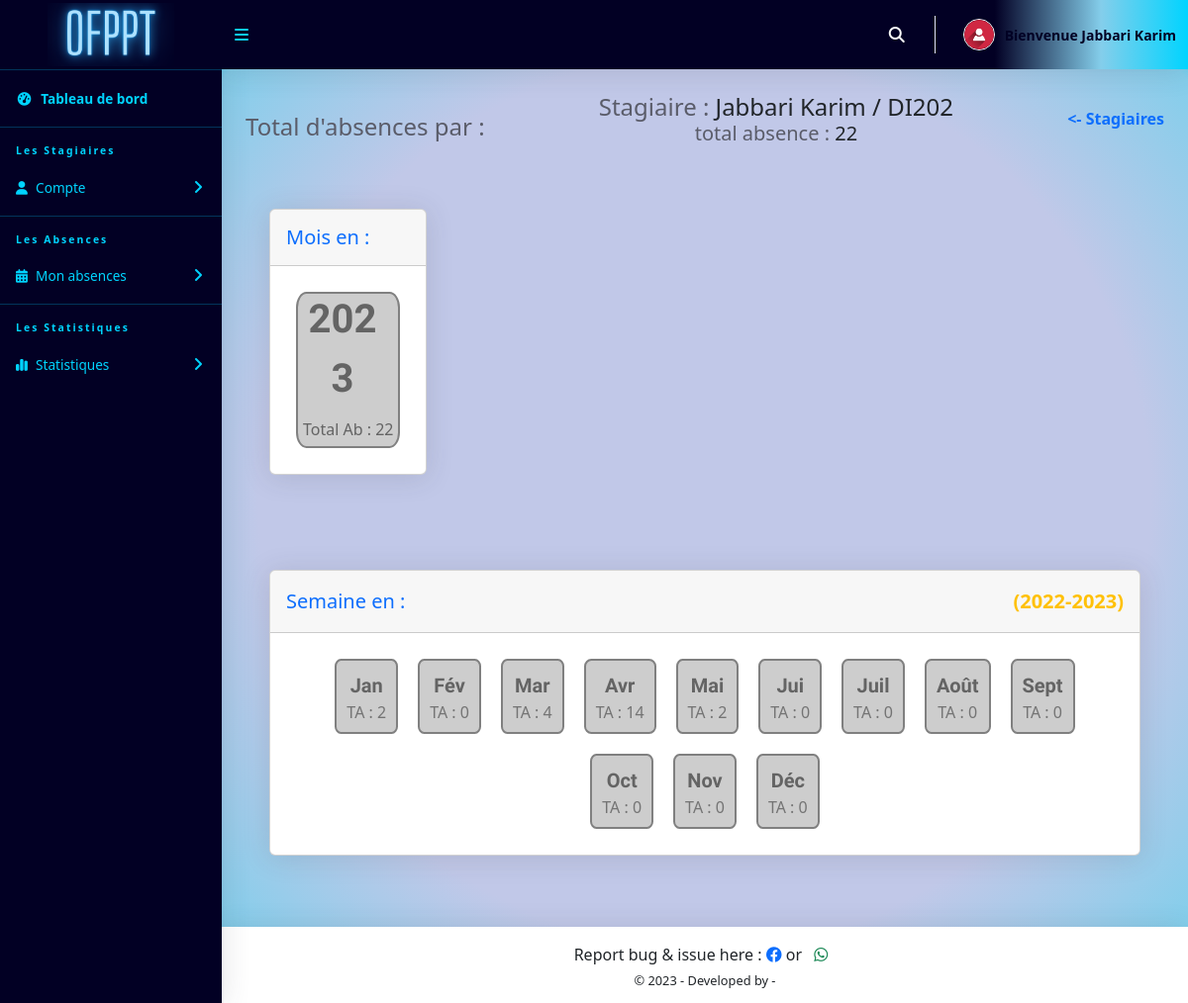
Page /Stagiaire/viewOneStat.php?stg=12345 (signed in) on the committed database.
### tables this page shows
CREATE TABLE `stagiaires` (
  `id_etudiant` bigint(20) NOT NULL,
  `Matricule` int(11) NOT NULL,
  `Nom` varchar(255) NOT NULL,
  `Prenom` varchar(255) NOT NULL,
  `Prenom2` varchar(255) DEFAULT NULL,
  `DatedeNaissance` datetime DEFAULT NULL,
  `Actif` enum('oui','non') NOT NULL,
  `id_g` int(11) NOT NULL,
  `login` varchar(255) DEFAULT NULL,
  `password` varchar(255) DEFAULT NULL,
  PRIMARY KEY (`id_etudiant`),
  KEY `fk2` (`id_g`),
  CONSTRAINT `fk2` FOREIGN KEY (`id_g`) REFERENCES `groupe` (`id_grp`) ON DELETE NO ACTION ON UPDATE NO ACTION
);

CREATE TABLE `groupe` (
  `id_grp` int(11) NOT NULL AUTO_INCREMENT,
  `Nom_grp` varchar(255) NOT NULL,
  `id_fill` int(11) NOT NULL,
  `anne` varchar(255) NOT NULL,
  PRIMARY KEY (`id_grp`),
  KEY `fk1` (`id_fill`),
  CONSTRAINT `fk1` FOREIGN KEY (`id_fill`) REFERENCES `filière` (`id_fill`)
);

### Stagiaire/viewOneStat.php (the view, shortened to what this page needs)
    <?php
    include '../includes/Db_conn.php';
    ?>
    <!DOCTYPE html>
    <html lang="en">
    <head>
    <link href="../vendor/fontawesome-free/css/all.min.css" rel="stylesheet" type="text/css">
    <link href="https://cdn.jsdelivr.net/npm/bootstrap@5.2.3/dist/css/bootstrap.min.css" rel="stylesheet">
    <link rel="stylesheet" href="https://cdnjs.cloudflare.com/ajax/libs/font-awesome/6.1.1/css/all.min.css" />
    <link href="css/ruang-admin.min.css" rel="stylesheet">
    <link rel="stylesheet" href="css/selectStatus.css">
    </head>
<?php
    if(isset($_GET['stg'])){
        $stg = $_SESSION['currentStg'];
        $query2 = $conn->query("SELECT Nom,Prenom,Nom_grp ,count(*) as ta FROM `stagiaires` s INNER JOIN `groupe` g on s.id_g = g.id_grp INNER JOIN `absence` a on s.id_etudiant=a.id_stg WHERE s.id_etudiant = $stg");
        $row = $query2->fetch_assoc();
        $F_Nom = ucfirst($row['Nom']).' '.ucfirst($row['Prenom']);
        $grp = $row['Nom_grp'];
        $totalA = $row['ta'];
    }
?>
    <body id="page-top">
    <div id="wrapper">
        <?php include "Includes/sidebar.php";?>
        <div id="content-wrapper" class="d-flex flex-column">
        <div id="content">
        <?php include "Includes/topbar.php";?>
            <div class="container-fluid" id="container-wrapper">
            <div class="d-sm-flex align-items-center justify-content-between mb-4">
                <h1 class="h4 mb-0 text-gray-800"> Total d'absences par :</h1>
                <h1 class="h4 mb-0 text-gray-800 text-center">
                    Stagiaire : <span class="text-dark"><?php echo $F_Nom.' / '.$grp ?></span>
                    <p class="fs-5">total absence : <span class="text-dark"><?php echo $totalA ?></span></p>
                </h1>
                <ol class="breadcrumb fs-6">
                    <li class="breadcrumb-item"><a href="./viewStatus.php"><- Stagiaires</a></li>
                </ol>
            </div>
            <div class="row">
<?php
    $query = $conn->query("SELECT DISTINCT year FROM `absence` ORDER BY year");
    foreach($query as $data)
        {
            $years[] = $data['year'];
        }
?>
                <div class="col-lg-12 d-flex justify-content-start mb-5 flex-wrap">
                    <div class="card mb-4  m-4">
                        <div class="card-header py-3 d-flex flex-row align-items-center justify-content-between">
                            <h6 class="m-0 font-weight-bold fs-5 text-primary">Mois en :</h6>
                        </div>
                        <div class="card-body d-flex justify-content-center flex-wrap">
                                <?php
                                    $stg = $_SESSION['currentStg'];
                                    foreach($years as $year)
                                    {
                                        $query2 = $conn->query("SELECT count(*) as total FROM `absence` where id_stg = $stg and year = $year");
                                        $row = $query2->fetch_assoc();
                                        $total_y = $row['total'];
                                            echo "
                                            <div class=\"ct\">
                                                <a href=\"./stgStats.php?stg=$stg&year=$year&type=0&header=$year\">
                                                    <div class=\"option\">
                                                        <div class=\"logo-ct\">
                                                            $year
                                                        </div>
                                                        <div class='text-center '>
                                                            <p class='m-0 p-0'>Total Ab : $total_y</p>
                                                        </div>
                                                    </div>
                                                </a>
                                            </div>
                                            ";
                                    }
                                ?>
                        </div>
                    </div>
                </div>
<?php
$mois = array(
    1 => "Jan",
    2 => "Fév",
    3 => "Mar",
    4 => "Avr",
    5 => "Mai",
    6 => "Jui",
    7 => "Juil",
    8 => "Août",
    9 => "Sept",
    10 => "Oct",
    11 => "Nov",
    12 => "Déc"
);
?>
                <div class="col-lg-12 d-flex justify-content-start mb-5 flex-wrap">
                    <div class="card mb-4 m-4">
                        <div class="card-header py-3 d-flex flex-row align-items-center justify-content-between">
                            <h6 class="m-0 font-weight-bold fs-5 text-primary">Semaine en : </h6><b class="text-warning fs-5">(<?php echo date('Y')-1 .'-'.date('Y');?>)</b>
                        </div>
                        <div class="card-body d-flex justify-content-center flex-wrap">
                                    <?php
                                        $curr_year = date('Y');
                                        $cur = $curr_year-1;
                                        foreach ($mois as $num => $nom)
                                        {
                                            $query3 = $conn->query("SELECT count(*) as total FROM `absence`
                                                                    where id_stg = $stg and year in ($curr_year,$cur) and month(sumain_du) = $num");
                                            $row = $query3->fetch_assoc();
                                            $total_m = $row['total'];
                                            echo "
                                            <div class=\"ct\">
                                                <a href=\"./stgStats.php?stg=$stg&month=$num&year=$curr_year&type=1&header=$nom\">
                                                    <div class=\"option2\">
                                                        <div class=\"month text-center\">
                                                            $nom
                                                        </div>
                                                        <div class='text-center'>
                                                            <p class='m-0 p-0 text-muted'> TA : $total_m</p>
                                                        </div>
                                                    </div>
                                                </a>
                                            </div>
                                            ";
                                        }
                                    ?>
                        </div>
                    </div>
                </div>
            </div>
        </div>
        <?php include "Includes/footer.php";?>
        </div>
    </div>
    </body>
    </html>

### Stagiaire/Includes/topbar.php (shortened to what this page needs)
<?php
  if(isset($_SESSION['userId'])){
      $query = "SELECT * FROM stagiaires WHERE id_etudiant = ".$_SESSION['userId']."";
      $rs = $conn->query($query);
      $num = $rs->num_rows;
      $rows = $rs->fetch_assoc();
      $fullName = $rows['Nom'].' '.$rows['Prenom'].' '.$rows['Prenom2'];
  }
?>
<head>
</head>
<nav class="navbar navbar-expand bg-gradient-blue d-flex justify-content-between navbar-light topbar mb-4 static-top">
          <button id="sidebarToggleTop" class="btn btn-link rounded-circle mr-3">
            <i class="fa fa-bars text-info"></i>
          </button>
          <ul class="navbar-nav ml-auto">
            <li class="nav-item dropdown no-arrow">
              <a class="nav-link dropdown-toggle" href="#" id="searchDropdown" role="button" data-toggle="dropdown"
                aria-haspopup="true" aria-expanded="false">
                <i class="fas fa-search fa-fw"></i>
              </a>
            </li>
            <li class="nav-item dropdown no-arrow">
              <a class="nav-link dropdown-toggle" href="#" id="userDropdown" role="button" data-toggle="dropdown"
                aria-haspopup="true" aria-expanded="false">
                <img class="img-profile rounded-circle" src="../img/user-icn.png" style="max-width: 60px;margin-right: 10px;">
                <span class="ml-2 d-none d-lg-inline my-blue small"><b>Bienvenue <?php echo $fullName;?></b></span>
              </a>
            </li>
          </ul>
        </nav>

### Stagiaire/css/selectStatus.css (style rules this page uses)
.option { border:2px solid grey ; border-radius: 10%; width: fit-content; padding: 5px; margin: auto; background: rgb(207, 204, 204); filter: grayscale(100%); transition: all 300ms ease-in-out; cursor: pointer; }
a { text-decoration: none; }
.logo-ct { width: 80px; text-align: center; font-size: 40px; font-weight: 800; transition: all 300ms ease; font-family: 'Ysabeau', sans-serif; position: relative; bottom: 9px; }
.month { font-size: 20px; Font-weight: 900; transition: all 300ms ease; font-family: 'Ysabeau', sans-serif; }
.option2 { border:2px solid grey ; border-radius: 10%; width: fit-content; padding: 10px; padding-bottom: 8px; margin: auto; background: rgb(207, 204, 204); filter: grayscale(100%); transition: all 300ms ease-in-out; cursor: pointer; }
.ct { padding: 10px; }

### rows in the picture
stagiaires: fullName "Jabbari Karim", F_Nom "Jabbari Karim", id_g.Nom_grp "DI202"

### other values in the picture
$totalA "22"
$year "2023"
$total_y "22"
$nom "Jan"
$total_m "2"
$nom "Fév"
$total_m "0"
$nom "Mar"
$total_m "4"
$nom "Avr"
$total_m "14"
$nom "Mai"
$nom "Jui"
$nom "Juil"
$nom "Août"
